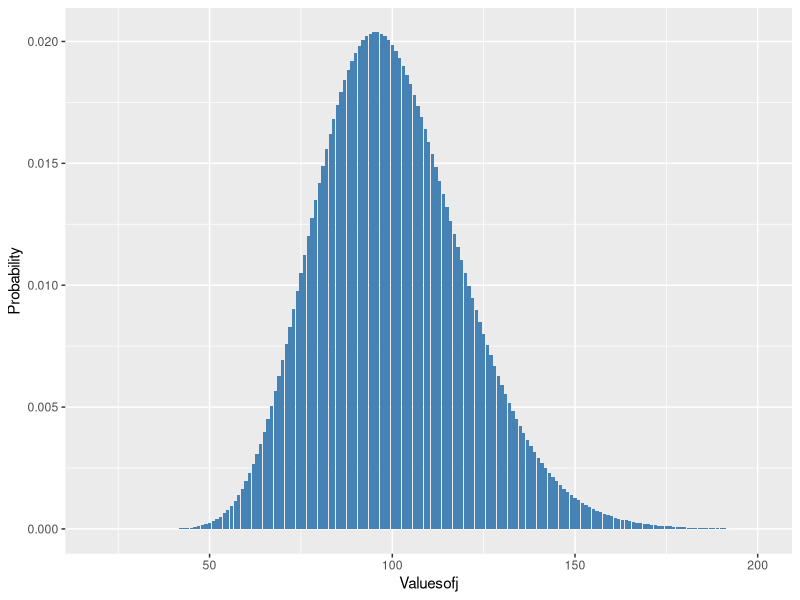
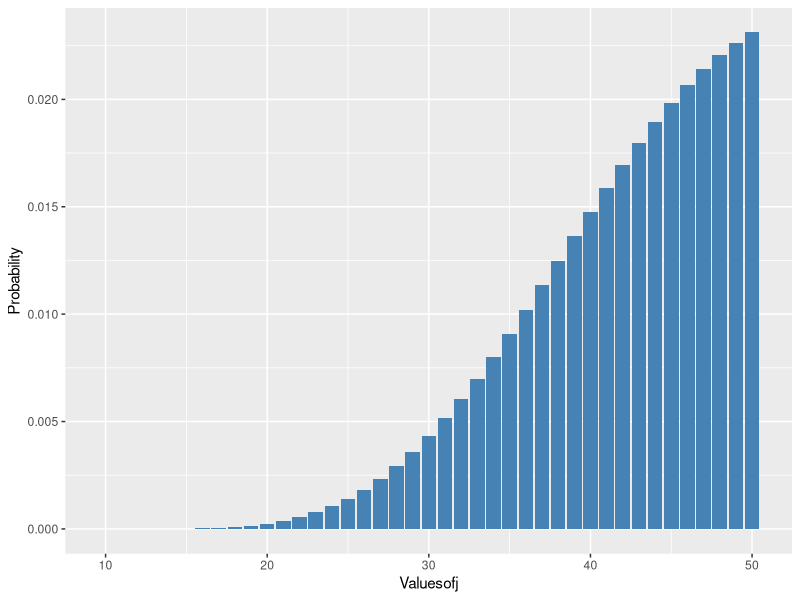
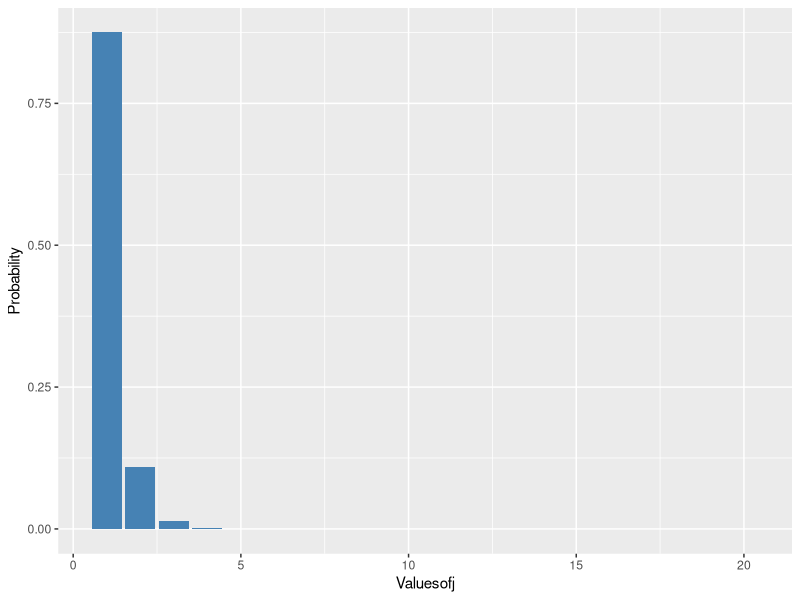

Here is the R script that generated these plots, in order:
## ---- chunk 1
library(ggplot2) # plotting library
library(dplyr)   # data wrangling library
## ---- chunk 2
# Generate a 52-card deck
suits = c('H', 'D', 'S', 'C')
cards = c(2:10, 'J', 'Q', 'K', 'A')
s = paste0(rep(cards, length(suits)), rep(suits, each = length(cards)))
## ---- chunk 3
# Simulate dealing 5 cards to 8 hands (40 cards)
nsimulations = 1e5
simulatedData = replicate(nsimulations, sample(s, size = 40, prob = rep(1/length(s), length(s))))
## ---- chunk 4
# Check event that exactly 3 aces are dealt
checkEvent1 = function(data){
  return(sum(grepl('A', data)) == 3)
}
## ---- chunk 5
# Check event that 4 hands have exactly one ace each
checkEvent2 = function(data){
  condition1 = (sum(grepl('A', data)) == 4)
  condition2 = (length(unique(ceiling(which(grepl('A', data))/ 5))) == 4)
  return(condition1 & condition2)
}
## ---- chunk 6
# Check event that one hand has all four aces
checkEvent3 = function(data){
  condition1 = (sum(grepl('A', data)) == 4)
  condition2 = (length(unique(ceiling(which(grepl('A', data)) / 5))) == 1)
  return(condition1 & condition2)
}
## ---- chunk 7
# Check event given that the ace of spades was among the cards dealt, that it is in a hand with at least one other spade.
checkEvent4 = function(data){
  hand = ceiling(which(data == 'AS') / 5)
  return('AH' %in% data[c((1+(hand-1)*5):(hand*5))] | 'AD' %in% data[c((1+(hand-1)*5):(hand*5))] | 'AC' %in% data[c((1+(hand-1)*5):(hand*5))])
  }
## ---- chunk 8
# Check event given that exactly two aces and two queens were dealt, that both aces are together in one hand and both queens are together in a different hand.
checkEvent5 = function(data){
  condition1 = (length(unique(ceiling(which(grepl('A', data)) /5))) == 1)
  condition2 = (length(unique(ceiling(which(grepl('Q', data)) /5))) == 1)
  condition3 = (ceiling(which(grepl('A', data)) /5)) != (ceiling(which(grepl('Q', data)) /5))
  return(condition1 & condition2 & condition3)
  }
## ---- chunk 9
# Check event given that exactly two aces and two queens were dealt with the two aces together in a hand and the two queens together in a hand that all four of those cards are together in the same hand.
checkEvent6 = function(data){
  return(unique(ceiling(which(grepl('A', data)) /5)) == unique(ceiling(which(grepl('Q', data)) /5))) 
  }
## ---- chunk 10
# Calculate probability that exactly 3 aces are dealt
mean(apply(simulatedData, 2, checkEvent1))
## ---- chunk 11
# Calculate probability that 4 hands have exactly one ace each
mean(apply(simulatedData, 2, checkEvent2))
## ---- chunk 12
# Calculate probability that one hand has all four aces
mean(apply(simulatedData, 2, checkEvent3))
## ---- chunk 13
# Calculate probability given that the ace of spades was among the cards dealt, that it is in a hand with at least one other spade.
simulatedData_reduced = simulatedData[, apply(simulatedData, 2, function(data){return('AS' %in% data)})]
mean(apply(simulatedData_reduced, 2, checkEvent4))
## ---- chunk 14
# Calculate probability given that exactly two aces and two queens were dealt, find the probability that both aces are together in one hand and both queens are together in a different hand.
simulatedData_reduced = simulatedData[, apply(simulatedData, 2, function(data){return((sum(grepl('A', data)) == 2) & sum(grepl('Q', data)) == 2)})]
mean(apply(simulatedData_reduced, 2, checkEvent5))
## ---- chunk 15
# Calculate probability given that exactly two aces and two queens were dealt with the two aces together in a hand and the two queens together in a hand, find the probability that all four of those cards are together in the same hand.
simulatedData_reduced = simulatedData[, apply(simulatedData, 2, function(data){return((sum(grepl('A', data)) == 2) & sum(grepl('Q', data)) == 2 & length(unique(ceiling(which(grepl('A', data)) /5))) == 1 & length(unique(ceiling(which(grepl('Q', data)) /5))) == 1)})]
mean(apply(simulatedData_reduced, 2, checkEvent6))
## ---- chunk 16
n_success = 4
n_failure = 48
n = 40
j = 3
dhyper(j, n_success, n_failure, n)
choose(4, 3)*choose(48, 37)/choose(52, 40)

sum(dhyper(c(1:4), n_success, n_failure, n))
1-phyper(0, n_success, n_failure, n)

nsimulations = 10
rhyper(nsimulations, n_success, n_failure, n)
## ---- chunk 17
r = 20
p = 0.2
j = c(20:200)
dnbinom(j-r, r, p)
## ---- chunk 18
j = c(20:200)
df = as.data.frame(cbind(j, dnbinom(j-r, r, p)))

# Add names to the columns
colnames(df) = c('Valuesofj', 'Probability')

p1 = ggplot(data = df) + geom_col(aes(x = Valuesofj, y = Probability), fill = 'steelblue')
p1
## ---- chunk 19
r = 10
p = 1/6
j = c(10:50)
dnbinom(j-r, r, p)

df = as.data.frame(cbind(j, dnbinom(j-r, r, p)))

# Add names to the columns
colnames(df) = c('Valuesofj', 'Probability')

p1 = ggplot(data = df) + geom_col(aes(x = Valuesofj, y = Probability), fill = 'steelblue')
p1
which.max(dnbinom(j-r, r, p))
mean(dnbinom(10, r, p))
## ---- chunk 20
r = 1
p = 7/8
j = c(1:20)

dnbinom(j-r, r, p)

df = as.data.frame(cbind(j, dnbinom(j-r, r, p)))

# Add names to the columns
colnames(df) = c('Valuesofj', 'Probability')

p1 = ggplot(data = df) + geom_col(aes(x = Valuesofj, y = Probability), fill = 'steelblue')
p1
which.max(dnbinom(j-r, r, p))
mean(dnbinom(1, r, p))
